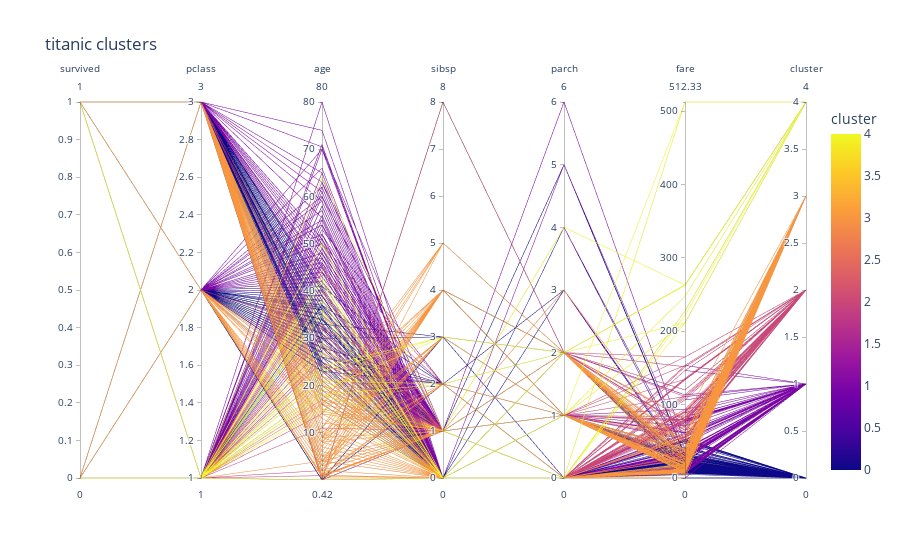

Notebook code cell kept with this figure:
### Code cell
fig=px.parallel_coordinates(df,color='cluster',title='titanic clusters')
fig.show()

### Figure 1 — Plotly figure (JSON) as saved in the notebook; plotly's stock layout.template omitted (floating-point values rounded to 4 significant figures; data arrays with more than 128 entries replaced by an {"elided": "..."} marker saying what was removed)
{"data": [{"dimensions": [{"label": "survived", "values": {"elided": "891 int values"}}, {"label": "pclass", "values": {"elided": "891 int values"}}, {"label": "age", "values": {"elided": "891 float values"}}, {"label": "sibsp", "values": {"elided": "891 int values"}}, {"label": "parch", "values": {"elided": "891 int values"}}, {"label": "fare", "values": {"elided": "891 float values"}}, {"label": "cluster", "values": {"elided": "891 int values"}}], "domain": {"x": [0, 1], "y": [0, 1]}, "line": {"color": {"elided": "891 int values"}, "coloraxis": "coloraxis"}, "name": "", "type": "parcoords"}], "layout": {"coloraxis": {"colorbar": {"title": {"text": "cluster"}}, "colorscale": [[0, "#0d0887"], [0.1111, "#46039f"], [0.2222, "#7201a8"], [0.3333, "#9c179e"], [0.4444, "#bd3786"], [0.5556, "#d8576b"], [0.6667, "#ed7953"], [0.7778, "#fb9f3a"], [0.8889, "#fdca26"], [1, "#f0f921"]]}, "legend": {"tracegroupgap": 0}, "title": {"text": "titanic clusters"}}}
